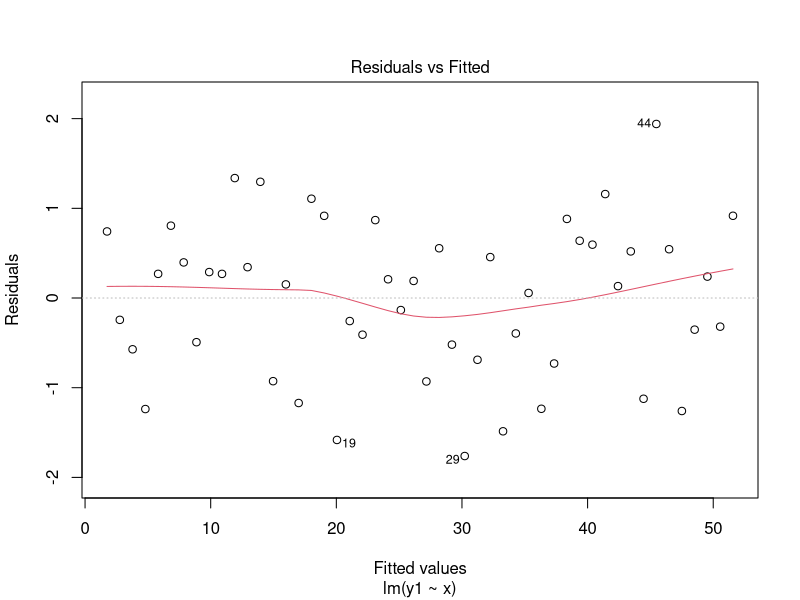
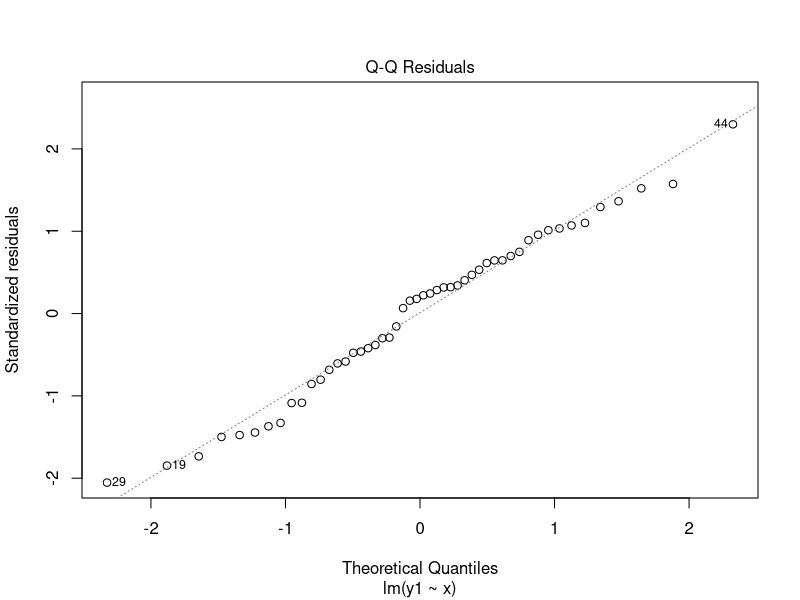
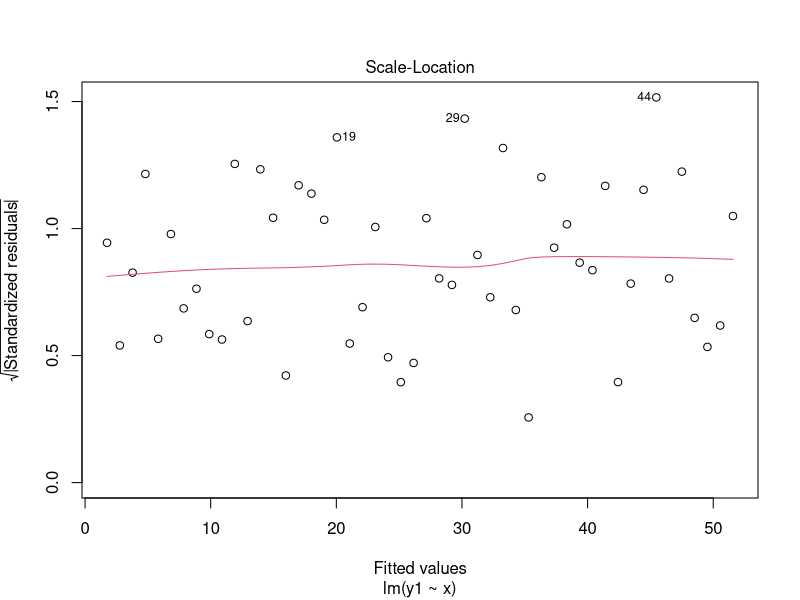
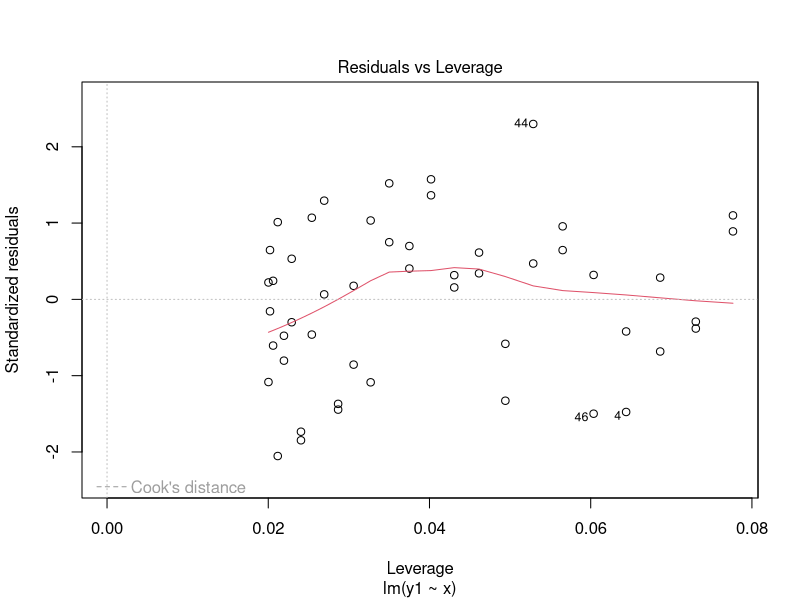
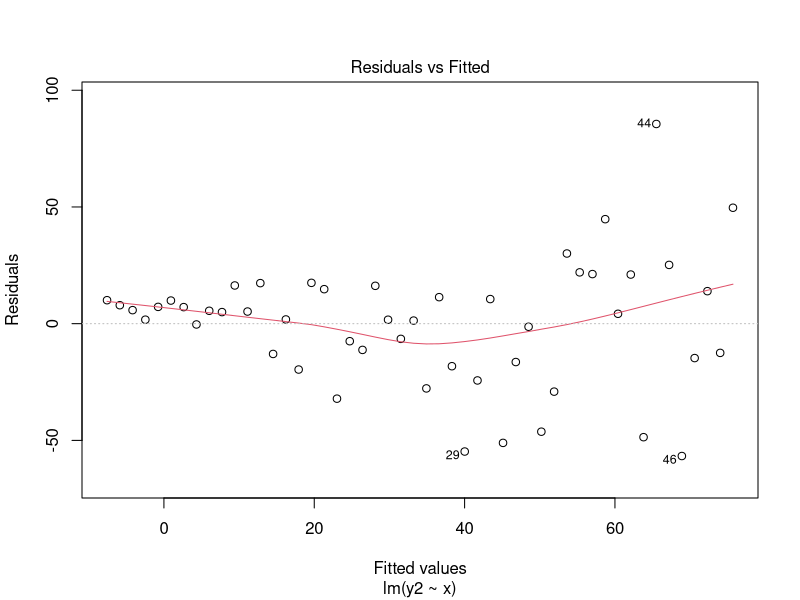
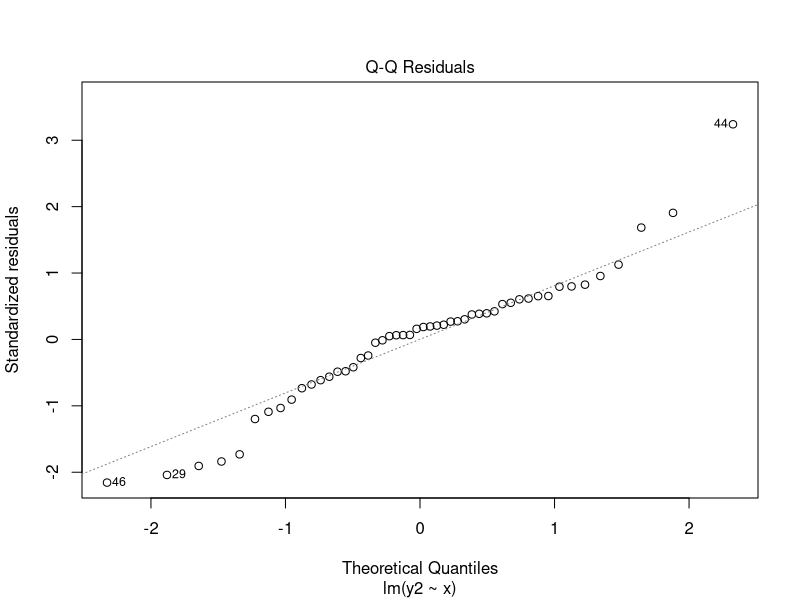
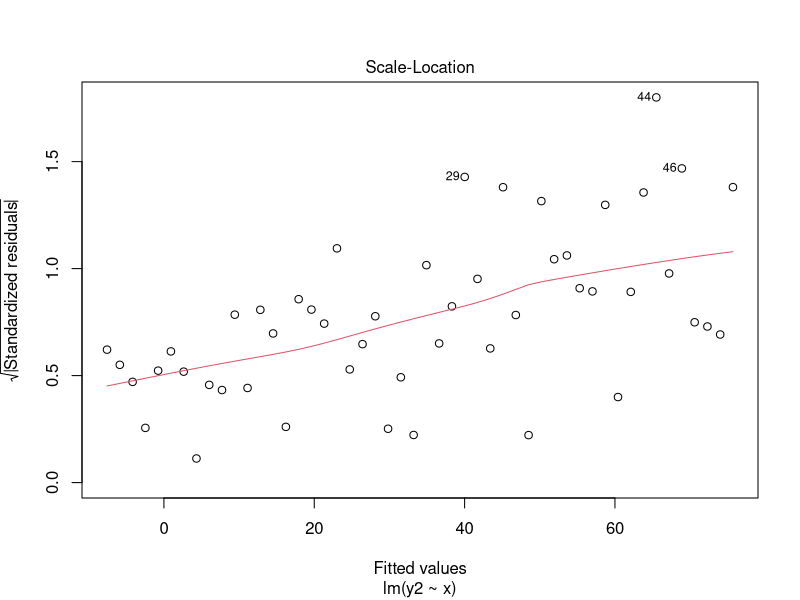
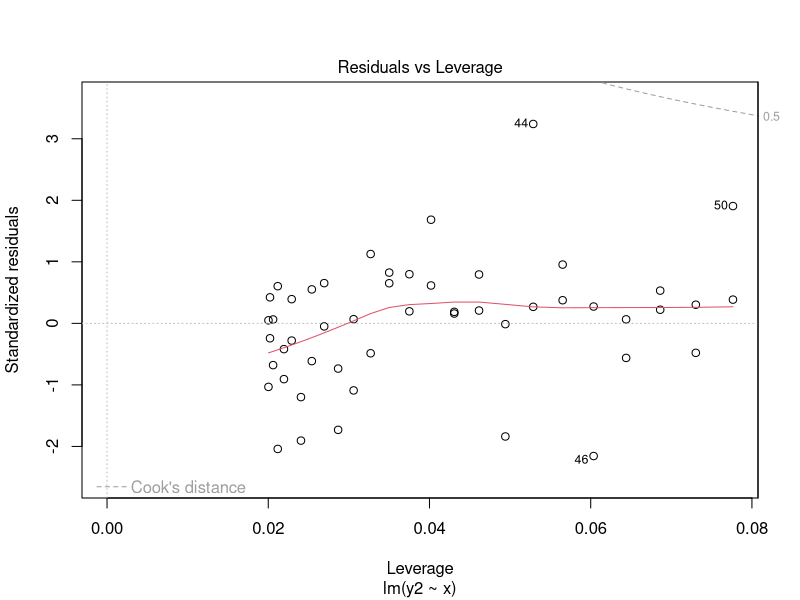

The R script that drew these images, in order:
x = c(1:50)
e = rnorm(50)

y1 = 1 + x + e
plot(lm(y1 ~ x))

y2 = 1 + x + x*e
plot(lm(y2 ~ x))

y3 = 1 + x + x^0.5*e
plot(lm(y3 ~ x))

y4 = 1 + cos(pi*x/25) + e
plot(lm(y4 ~ x))